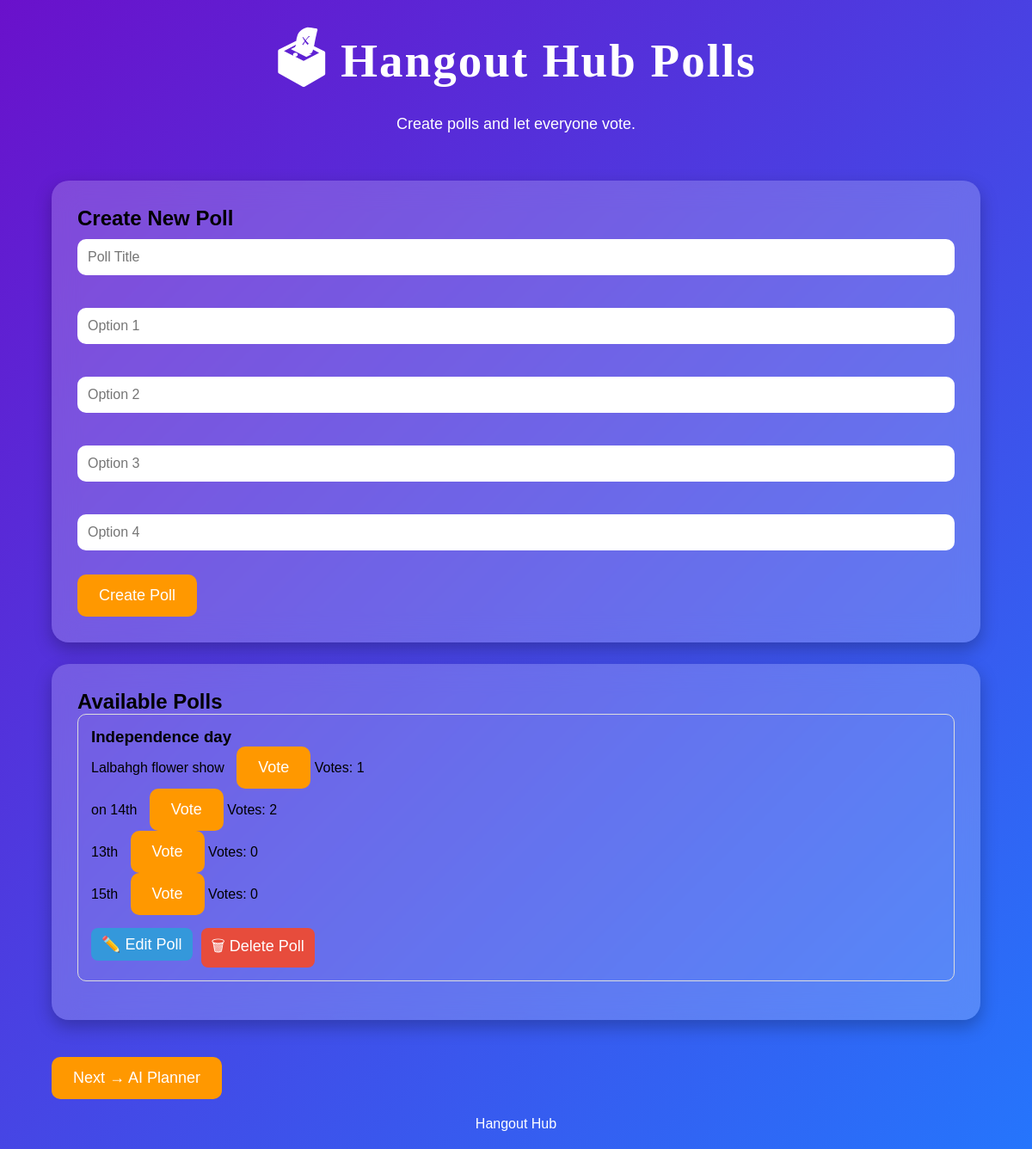
Page /poll on the committed database.
### app.py (models this page shows)
class Poll(db.Model):
    id = db.Column(db.Integer, primary_key=True)
    category = db.Column(db.String(100))
    option1 = db.Column(db.String(100))
    option2 = db.Column(db.String(100))
    option3 = db.Column(db.String(100))
    option4 = db.Column(db.String(100))
    votes1 = db.Column(db.Integer, default=0)
    votes2 = db.Column(db.Integer, default=0)
    votes3 = db.Column(db.Integer, default=0)
    votes4 = db.Column(db.Integer, default=0)

### app.py (the view, shortened to what this page needs)
@app.route("/poll", methods=["GET","POST"])
def poll():
    polls = Poll.query.all()
    return render_template(
        "poll.html",
        polls=polls
    )

### templates/poll.html (shortened to what this page needs)
<!DOCTYPE html>
<html lang="en">
<head>
<link rel="stylesheet" href="{{ url_for('static', filename='style.css') }}">
</head>
<body>
<header>
<h1>🗳 Hangout Hub Polls</h1>
<p>Create polls and let everyone vote.</p>
</header>
<div class="container">
<div class="card">
<h2>Create New Poll</h2>
<form method="POST">
<input type="text"
name="category"
placeholder="Poll Title"
required>
<br><br>
<input type="text"
name="option1"
placeholder="Option 1"
required>
<br><br>
<input type="text"
name="option2"
placeholder="Option 2"
required>
<br><br>
<input type="text"
name="option3"
placeholder="Option 3"
required>
<br><br>
<input type="text"
name="option4"
placeholder="Option 4"
required>
<br><br>
<button type="submit">
Create Poll
</button>
</form>
</div>
<div class="card">
<h2>Available Polls</h2>
{% for poll in polls %}
<div class="poll-card">
<h3>
{{ poll.category }}
</h3>
<p>
{{ poll.option1 }}
<a href="{{ url_for('vote', poll_id=poll.id, option=1) }}">
<button class="vote-btn">
Vote
</button>
</a>
Votes: {{ poll.votes1 }}
</p>
<p>
{{ poll.option2 }}
<a href="{{ url_for('vote', poll_id=poll.id, option=2) }}">
<button class="vote-btn">
Vote
</button>
</a>
Votes: {{ poll.votes2 }}
</p>
<p>
{{ poll.option3 }}
<a href="{{ url_for('vote', poll_id=poll.id, option=3) }}">
<button class="vote-btn">
Vote
</button>
</a>
Votes: {{ poll.votes3 }}
</p>
<p>
{{ poll.option4 }}
<a href="{{ url_for('vote', poll_id=poll.id, option=4) }}">
<button class="vote-btn">
Vote
</button>
</a>
Votes: {{ poll.votes4 }}
</p>
<div class="action-buttons">
<a href="{{ url_for('edit_poll', poll_id=poll.id) }}">
<button class="edit-btn" type="button">
✏️ Edit Poll
</button>
</a>
<a href="{{ url_for('delete_poll', poll_id=poll.id) }}"
onclick="return confirm('Delete this poll?')">
<button class="delete-btn" type="button">
🗑 Delete Poll
</button>
</a>
</div>
</div>
{% endfor %}
</div>
<br>
<a href="/planner">
<button>
Next → AI Planner
</button>
</a>
</div>
<footer>
Hangout Hub
</footer>
</body>
</html>

### static/style.css (style rules this page uses)
* { margin:0; padding:0; box-sizing:border-box; font-family:'Poppins',sans-serif; }
body { background:linear-gradient(135deg,#6a11cb,#2575fc); min-height:100vh; }
header { text-align:center; color:white; padding:30px; }
header h1 { font-size:55px; font-family:cursive; letter-spacing:2px; }
header p { margin-top:10px; font-size:18px; }
.container { width:90%; max-width:1200px; margin:auto; }
.card { background:rgba(255,255,255,0.2); backdrop-filter:blur(15px); border-radius:20px; padding:30px; margin:25px 0; box-shadow:0 8px 20px rgba(0,0,0,0.25); }
input, textarea, select { width:100%; padding:12px; margin:10px 0; border:none; border-radius:10px; font-size:16px; }
button { background:#ff9800; color:white; border:none; padding:14px 25px; border-radius:10px; font-size:18px; cursor:pointer; transition:0.3s; }
footer { text-align:center; color:white; padding:20px; font-size:16px; }
a { text-decoration:none; }

### templates/poll.html (style rules this page uses)
.poll-card { border:1px solid #ddd; padding:15px; margin-bottom:15px; border-radius:10px; }
.action-buttons { display:flex; gap:10px; margin-top:15px; }
.action-buttons button { padding:8px 12px; border:none; border-radius:8px; cursor:pointer; }
.edit-btn { background:#3498db; color:white; }
.delete-btn { background:#e74c3c; color:white; }
.vote-btn { margin-left:10px; }

### rows in the picture
Poll: category "Independence day", option1 "Lalbahgh flower show", votes1 "1", option2 "on 14th", votes2 "2", option3 "13th", votes3 "0", option4 "15th", votes4 "0"
